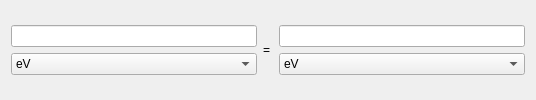
<?xml version="1.0" encoding="UTF-8"?>
<ui version="4.0">
 <class>SEEnergyConverterAppGUIClass</class>
 <widget class="QWidget" name="SEEnergyConverterAppGUIClass">
  <property name="geometry">
   <rect>
    <x>0</x>
    <y>0</y>
    <width>536</width>
    <height>100</height>
   </rect>
  </property>
  <property name="minimumSize">
   <size>
    <width>300</width>
    <height>100</height>
   </size>
  </property>
  <property name="windowTitle">
   <string/>
  </property>
  <layout class="QGridLayout" name="gridLayout">
   <item row="0" column="2">
    <layout class="QVBoxLayout" name="verticalLayout_2">
     <item>
      <widget class="QLineEdit" name="lineEditRight"/>
     </item>
     <item>
      <widget class="QComboBox" name="comboBoxRight">
       <item>
        <property name="text">
         <string>eV</string>
        </property>
       </item>
       <item>
        <property name="text">
         <string>Eh</string>
        </property>
       </item>
       <item>
        <property name="text">
         <string>kcal/mol</string>
        </property>
       </item>
       <item>
        <property name="text">
         <string>zJ</string>
        </property>
       </item>
      </widget>
     </item>
    </layout>
   </item>
   <item row="0" column="0">
    <layout class="QVBoxLayout" name="verticalLayoutLeft">
     <item>
      <widget class="QLineEdit" name="lineEditLeft"/>
     </item>
     <item>
      <widget class="QComboBox" name="comboBoxLeft">
       <item>
        <property name="text">
         <string>eV</string>
        </property>
       </item>
       <item>
        <property name="text">
         <string>Eh</string>
        </property>
       </item>
       <item>
        <property name="text">
         <string>kcal/mol</string>
        </property>
       </item>
       <item>
        <property name="text">
         <string>zJ</string>
        </property>
       </item>
      </widget>
     </item>
    </layout>
   </item>
   <item row="0" column="1">
    <widget class="QLabel" name="labelEqualSign">
     <property name="minimumSize">
      <size>
       <width>10</width>
       <height>0</height>
      </size>
     </property>
     <property name="text">
      <string>=</string>
     </property>
    </widget>
   </item>
  </layout>
 </widget>
 <resources/>
 <connections>
  <connection>
   <sender>lineEditRight</sender>
   <signal>textEdited(QString)</signal>
   <receiver>SEEnergyConverterAppGUIClass</receiver>
   <slot>onRightChanged()</slot>
   <hints>
    <hint type="sourcelabel">
     <x>403</x>
     <y>29</y>
    </hint>
    <hint type="destinationlabel">
     <x>267</x>
     <y>49</y>
    </hint>
   </hints>
  </connection>
  <connection>
   <sender>lineEditLeft</sender>
   <signal>textEdited(QString)</signal>
   <receiver>SEEnergyConverterAppGUIClass</receiver>
   <slot>onLeftChanged()</slot>
   <hints>
    <hint type="sourcelabel">
     <x>132</x>
     <y>29</y>
    </hint>
    <hint type="destinationlabel">
     <x>267</x>
     <y>49</y>
    </hint>
   </hints>
  </connection>
  <connection>
   <sender>comboBoxLeft</sender>
   <signal>currentIndexChanged(int)</signal>
   <receiver>SEEnergyConverterAppGUIClass</receiver>
   <slot>onLeftChanged()</slot>
   <hints>
    <hint type="sourcelabel">
     <x>132</x>
     <y>69</y>
    </hint>
    <hint type="destinationlabel">
     <x>267</x>
     <y>49</y>
    </hint>
   </hints>
  </connection>
  <connection>
   <sender>comboBoxRight</sender>
   <signal>currentIndexChanged(int)</signal>
   <receiver>SEEnergyConverterAppGUIClass</receiver>
   <slot>onLeftChanged()</slot>
   <hints>
    <hint type="sourcelabel">
     <x>403</x>
     <y>69</y>
    </hint>
    <hint type="destinationlabel">
     <x>267</x>
     <y>49</y>
    </hint>
   </hints>
  </connection>
 </connections>
 <slots>
  <slot>onLeftChanged()</slot>
  <slot>onRightChanged()</slot>
 </slots>
</ui>
